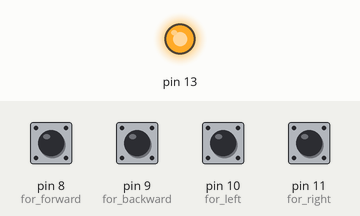
The sketch below on a simulated Arduino Uno, built with avr-gcc and run on an emulated ATmega328P. Shown: output pins drawn as LEDs (lit = HIGH). The test bench sets the inputs (shaded band); at power-on: pin 8 (for_forward), pin 9 (for_backward), pin 10 (for_left), pin 11 (for_right) HIGH.

Above: at 1.2 s.
1.3 s: pin 8 (for_forward) pulled LOW for 0.15 s
At 1.4 s:
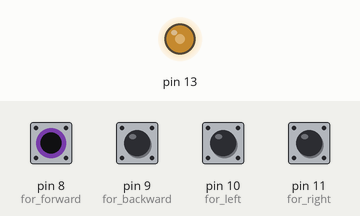
3.0 s: pin 9 (for_backward) pulled LOW for 0.15 s
At 3.17 s:
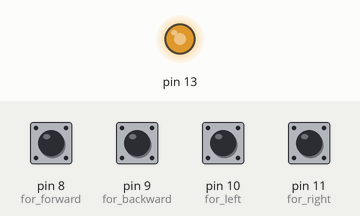
4.7 s: pin 8 (for_forward) pulled LOW for 1 s
At 6.9 s:
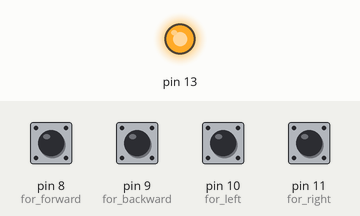
7.2 s: pin 9 (for_backward) pulled LOW for 1 s
At 8.0 s:
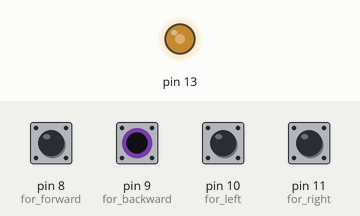
Timing chart, 0 to 10.2 s (numbered marks = the images above; inputs shaded):
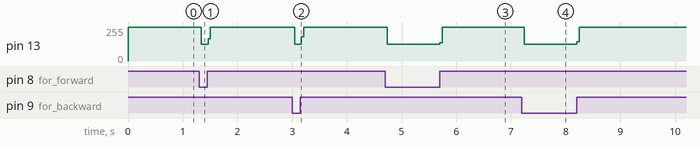

The sketch:

PWM_Signal_Generator_For_Controller.ino
```cpp
bool LED_STATE = true;
volatile byte driveDirection = 0;
volatile byte turn = 0;
volatile byte isrCallCount = 0;

void setup() {
  // put your setup code here, to run once:
pinMode(8, INPUT_PULLUP); //for forward
pinMode(9, INPUT_PULLUP); //for backward
pinMode(10, INPUT_PULLUP); //for left
pinMode(11, INPUT_PULLUP); //for right
Serial.begin(38400);

//REFERENCES:
https://electronoobs.com/eng_arduino_tut140.php

//output pin
pinMode(13, OUTPUT);
  cli();                      //stop interrupts temporarily while we configure the settings
  /*1. First we reset the control registers to amke sure we start with everything disabled.*/
  TCCR1A = 0;                 // Reset entire TCCR1A to 0
  TCCR1B = 0;                 // Reset entire TCCR1B to 0

  /*2. We set the prescalar to the desired value by changing the CS10 CS12 and CS12 bits. */
  TCCR1B |= B00000100;        //Set CS12 to 1 so we get prescalar 256

  /*3. We enable compare match mode on register A*/
  TIMSK1 |= B00000010;        //Set OCIE1A to 1 so we enable compare match A

  /*4. Set the value of register A to 31250*/
  OCR1A = 31250;             //Finally we set compare register A to this value
  sei();                     //Enable back the interrupts
}

void loop() {
  // put your main code here, to run repeatedly:


  if (digitalRead(8) == 0) {
    driveDirection = 1; //forward
    cli();
    OCR1A = 18;
    sei();
  }
  else if (digitalRead(9) == 0) {
    driveDirection = 2; //backward
    cli();
    OCR1A = 50;
    sei();
  }
  else {
    driveDirection = 0;
    turn = 0;
    cli();
    LED_STATE = true;
    digitalWrite(13,LED_STATE);  //Write new state to the LED on pin D13
  }

  //Handle Turning
  if (driveDirection != 0){
    if (digitalRead(10) == 0) {
      turn = 1; //left
    }
    else if (digitalRead(11) == 0) {
      turn = 2; //right
    }
    else {
      turn = 0;
    }
  }
  //Serial.print("driveDirection: ");Serial.println(driveDirection);
  //Serial.print("turn: ");Serial.println(turn);
  //delay(1000);
}


ISR(TIMER1_COMPA_vect){
  TCNT1  = 0;                  //First, set the timer back to 0 so it resets for next interrupt
  isrCallCount++;
  if (isrCallCount == 1) {
      if (turn == 1){
        LED_STATE = false;
      }
  }
  else if (isrCallCount == 2){
    if (turn == 0){
        LED_STATE = false;
      }
  }
  else if (isrCallCount == 3){
    if (turn == 2){

        LED_STATE = false;
      }
  }
  else {
    LED_STATE = true;
    isrCallCount = 0;
  }
  digitalWrite(13,LED_STATE);  //Write new state to the LED on pin D5

}
```

Measured:
- after the input at 1.3 s, pin 13: 255/255 → 127/255 at once, → 255/255 0.12 s later
- after the input at 3.0 s, pin 13: 255/255 → 125/255 after 0.05 s, → 255/255 0.12 s later
- after the input at 4.7 s, pin 13: 255/255 → 127/255 at once, → 255/255 0.96 s later
- after the input at 7.2 s, pin 13: 255/255 → 125/255 after 0.05 s, → 255/255 0.96 s later
